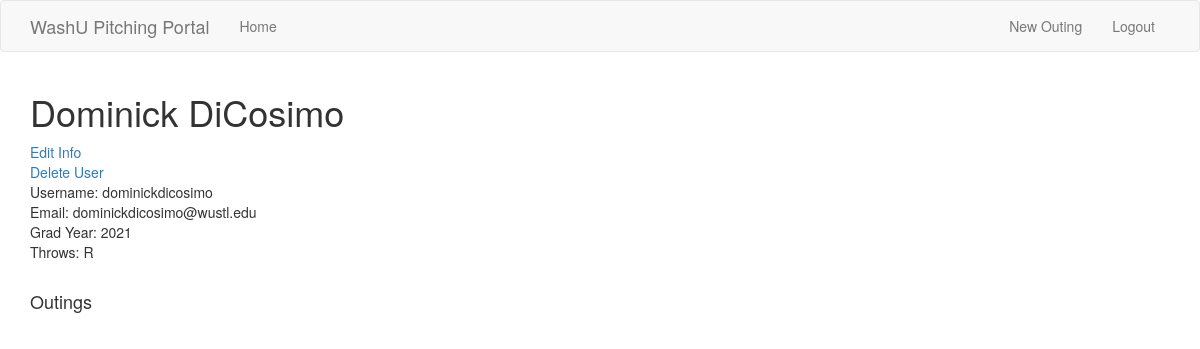
Page /pitcher/10 (signed in) on the earlier database version.
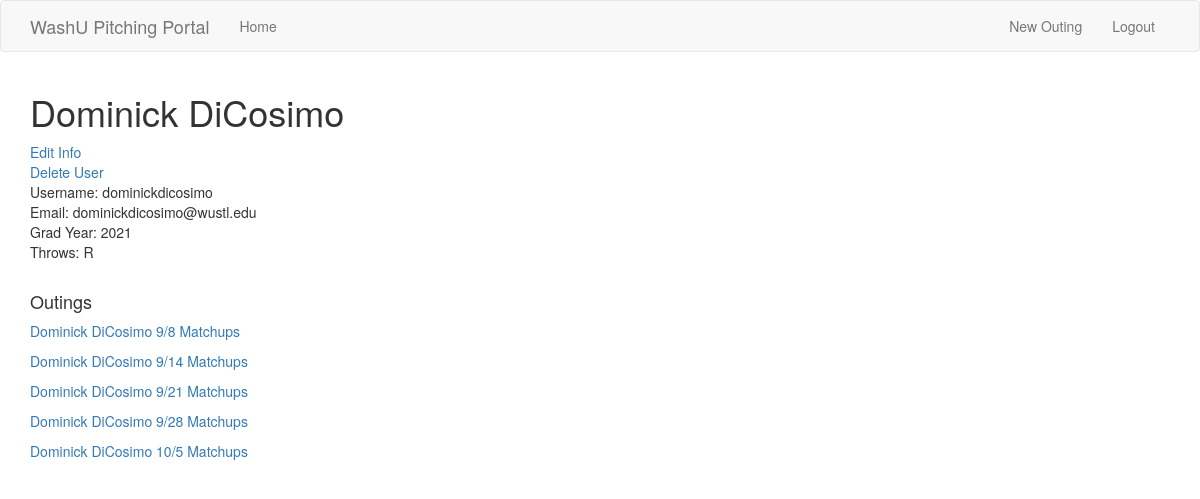
Same page on the later database version.
### app/models.py (models this page shows, shortened)
class Outing(db.Model):
    id = db.Column(db.Integer, primary_key=True)
    date = db.Column(db.Date, index=True)
    opponent_id = db.Column(db.Integer,
                            db.ForeignKey('opponent.id'),
                            index=True)
    user_id = db.Column(db.Integer, db.ForeignKey('user.id'), index=True)
    season_id = db.Column(db.Integer, db.ForeignKey('season.id'), index=True)
    at_bats = db.relationship('AtBat', backref='outing', lazy='dynamic')
    def __repr__(self):
        year = self.date.year
        month = self.date.month
        day = self.date.day
        pitcher = User.query.filter_by(id=self.user_id).first()
        return f'{pitcher} {month}/{day} {self.opponent}'

class User(UserMixin, db.Model):
    id = db.Column(db.Integer, primary_key=True)
    admin = db.Column(db.Boolean, index=True)
    username = db.Column(db.String(64), index=True, unique=True)
    email = db.Column(db.String(120), index=True, unique=True)
    password_hash = db.Column(db.String(128))
    firstname = db.Column(db.String(64))
    lastname = db.Column(db.String(64))
    grad_year = db.Column(db.String(8), index=True)
    throws = db.Column(db.String(8), index=True)
    outings = db.relationship('Outing', backref='pitcher', lazy='dynamic')
    def __repr__(self):
        return f'{self.firstname} {self.lastname}'

class Opponent(db.Model):
    id = db.Column(db.Integer, primary_key=True)
    name = db.Column(db.String(64), index=True)
    outings = db.relationship('Outing', backref='opponent', lazy='dynamic')
    batters = db.relationship('Batter', backref='opponent', lazy='dynamic')
    def __repr__(self):
        return self.name

### app/routes.py (the view)
@app.route('/pitcher/<id>', methods=['GET', 'POST'])
@login_required
def pitcher(id):
    pitcher = User.query.filter_by(id=id).first()
    if not pitcher:
        flash('URL does not exist')
        return redirect(url_for('index'))
    if pitcher.grad_year == 'Coach/Manager':
        flash('Cannot show outings for Coach/Manager')
        return redirect(url_for('index'))
    outings = pitcher.outings
    return render_template('main/pitcher.html',
                           title=pitcher,
                           pitcher=pitcher)

### app/models.py (called while the page is built)
@login.user_loader
def load_user(id):
    return User.query.get(int(id))

### app/templates/main/pitcher.html
{% extends "base.html" %}
{% block app_content %}
    <h1>
        {{ pitcher }}
    </h1>
    <div>
        <a href="">Edit Info</a> <br>
        <a href="">Delete User</a> <br>
        Username: {{ pitcher.username }} <br>
        Email: {{ pitcher.email }} <br>
        Grad Year: {{ pitcher.grad_year }} <br>
        Throws: {{ pitcher.throws }} <br>
    </div>
    <br>
    <h4>Outings</h4>
    <div>
        {% for o in pitcher.outings %}
        <p>
            <a href="{{ url_for('outing', id=o.id) }}">{{ o }}</a>
        </p>
        {% endfor %}
    </div>
{% endblock %}

Differences in the rows shown:
added Outing: date+user "Dominick DiCosimo 9/8 Matchups"
added Outing: date+user "Dominick DiCosimo 9/14 Matchups"
added Outing: date+user "Dominick DiCosimo 9/21 Matchups"
added Outing: date+user "Dominick DiCosimo 9/28 Matchups"
added Outing: date+user "Dominick DiCosimo 10/5 Matchups"
